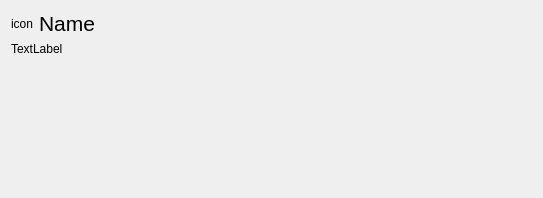
<?xml version="1.0" encoding="UTF-8"?>
<ui version="4.0">
 <class>MbientDeviceDiscoveryWidget</class>
 <widget class="QWidget" name="MbientDeviceDiscoveryWidget">
  <property name="geometry">
   <rect>
    <x>0</x>
    <y>0</y>
    <width>543</width>
    <height>198</height>
   </rect>
  </property>
  <property name="windowTitle">
   <string>Form</string>
  </property>
  <layout class="QVBoxLayout" name="verticalLayout">
   <item>
    <layout class="QHBoxLayout" name="horizontalLayout">
     <item>
      <widget class="QLabel" name="icon">
       <property name="text">
        <string>icon</string>
       </property>
      </widget>
     </item>
     <item>
      <widget class="QLabel" name="name">
       <property name="sizePolicy">
        <sizepolicy hsizetype="Expanding" vsizetype="Preferred">
         <horstretch>0</horstretch>
         <verstretch>0</verstretch>
        </sizepolicy>
       </property>
       <property name="font">
        <font>
         <pointsize>16</pointsize>
        </font>
       </property>
       <property name="text">
        <string>Name</string>
       </property>
       <property name="textFormat">
        <enum>Qt::AutoText</enum>
       </property>
      </widget>
     </item>
    </layout>
   </item>
   <item>
    <widget class="QLabel" name="mac">
     <property name="text">
      <string>TextLabel</string>
     </property>
    </widget>
   </item>
   <item>
    <spacer name="verticalSpacer">
     <property name="orientation">
      <enum>Qt::Vertical</enum>
     </property>
     <property name="sizeHint" stdset="0">
      <size>
       <width>20</width>
       <height>40</height>
      </size>
     </property>
    </spacer>
   </item>
  </layout>
 </widget>
 <resources/>
 <connections/>
</ui>
